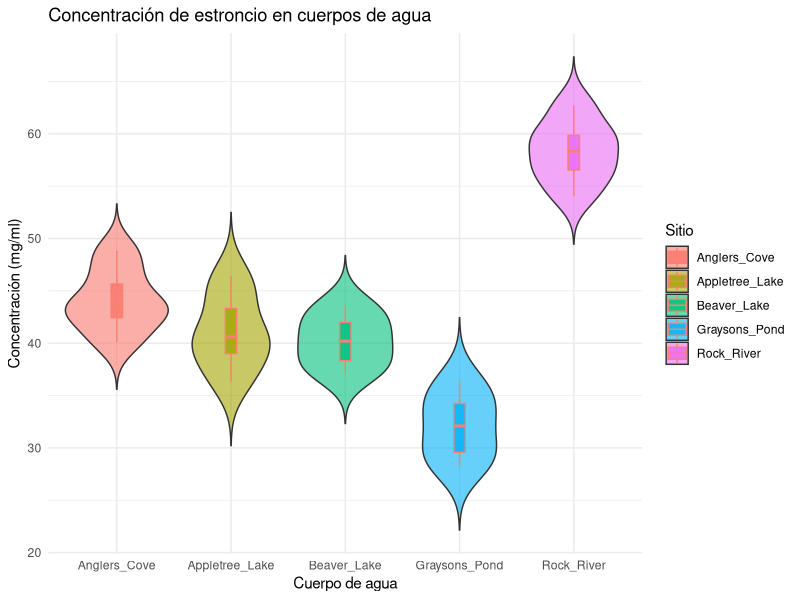

The R script that drew this image:
# Eusebio Alberto Espinosa Sauceda
# Matricula: 1854858
# Fecha: 22 de septiembre de 2025

# Analisis de Datos  ------------------------------------------------------------------

# Datos de concentración de estroncio (mg/ml)
estroncio <- data.frame(
  Sitio = rep(c("Graysons_Pond", "Beaver_Lake", "Anglers_Cove",
                "Appletree_Lake", "Rock_River"), each = 6),
  Valor = c(
    28.2, 33.2, 36.4, 34.6, 29.1, 31.0,  # Grayson's Pond
    39.6, 40.8, 37.9, 37.1, 43.6, 42.4,  # Beaver Lake
    46.3, 42.1, 43.5, 48.8, 43.7, 40.1,  # Angler's Cove
    41.0, 44.1, 46.4, 40.2, 38.6, 36.3,  # Appletree Lake
    56.3, 54.1, 59.4, 62.7, 60.0, 57.3   # Rock River
  )
)

# Ver los registros
head(estroncio)

# Grafico de comparaciones por sitio --------------------------------------

library(ggplot2)

ggplot(estroncio, aes(x = Sitio, y = Valor, fill = Sitio)) +
  geom_violin(trim = FALSE, alpha = 0.6) +   # Forma del violín
  geom_boxplot(width = 0.1, color = "salmon", alpha = 0.8) + # Caja dentro
  labs(title = "Concentración de estroncio en cuerpos de agua",
       x = "Cuerpo de agua", 
       y = "Concentración (mg/ml)") +
  theme_minimal()



# Hipótesis  --------------------------------------------------------------

# H₀ (nula): No existen diferencias significativas en la concentración media de
# estroncio entre los cinco cuerpos de agua.

# H₁ (alternativa): Al menos un cuerpo de agua presenta una concentración 
# media significativamente diferente.


# Prueba de Anova ---------------------------------------------------------

# ANOVA de una vía
modelo <- aov(Valor ~ Sitio, data = estroncio)

# Tabla de ANOVA
summary(modelo)


# Prueba LSD  -----------------------------------------------------

# Extraer MSE y gl de la tabla ANOVA
anova_tab <- anova(modelo)
MSE <- anova_tab["Residuals", "Mean Sq"]
gl_error <- anova_tab["Residuals", "Df"]

# Número de réplicas por sitio
n <- 6

# Valor crítico t
t_crit <- qt(0.975, df = gl_error) # 0.975 porque es bilateral con alfa=0.05

# LSD
LSD <- t_crit * sqrt(2 * MSE / n)
LSD

# Comparación de medias 
medias <- aggregate(Valor ~ Sitio, data = estroncio, mean)
medias

# Comparación par a par
comb <- combn(medias$Valor, 2)
diferencias <- abs(comb[1,] - comb[2,])
diferencias

# Ver si superan el LSD
diferencias > LSD


# Prueba de Tukey HSD -----------------------------------------------------

tukey <- TukeyHSD(modelo)
tukey


# Interpretación y analisis de resultados  -------------------------------------------
#El análisis ANOVA mostró diferencias significativas en las concentraciones de 
#estroncio entre los cinco cuerpos de agua evaluados, lo que indica que al menos 
#uno de ellos tiene un comportamiento distinto.

#Rock River registró los niveles más altos (por encima de 54 mg/ml, llegando 
#hasta 62.7 mg/ml), mientras que Grayson’s Pond tuvo las concentraciones más 
#bajas (28–36 mg/ml). Las pruebas post-hoc (LSD y Tukey) confirmaron que ambos 
#se diferencian significativamente del resto.

#En contraste, Beaver Lake, Angler’s Cove y Appletree Lake presentaron valores 
#similares entre sí, sin diferencias estadísticas relevantes.

#La alta concentración en Rock River podría deberse a fuentes de contaminación 
#como actividades industriales o agrícolas, mientras que los bajos niveles en 
#Grayson’s Pond podrían reflejar un entorno menos alterado o condiciones 
#naturales que limitan la presencia de estroncio.

#Estos resultados permiten identificar zonas prioritarias para vigilancia 
#ambiental. En particular, Rock River debería ser objeto de estudios más 
#detallados para determinar el origen del estroncio y evaluar posibles impactos
#ecológicos y sanitarios. Esta información es clave para apoyar decisiones en 
#gestión de recursos hídricos y protección de ecosistemas acuáticos.



